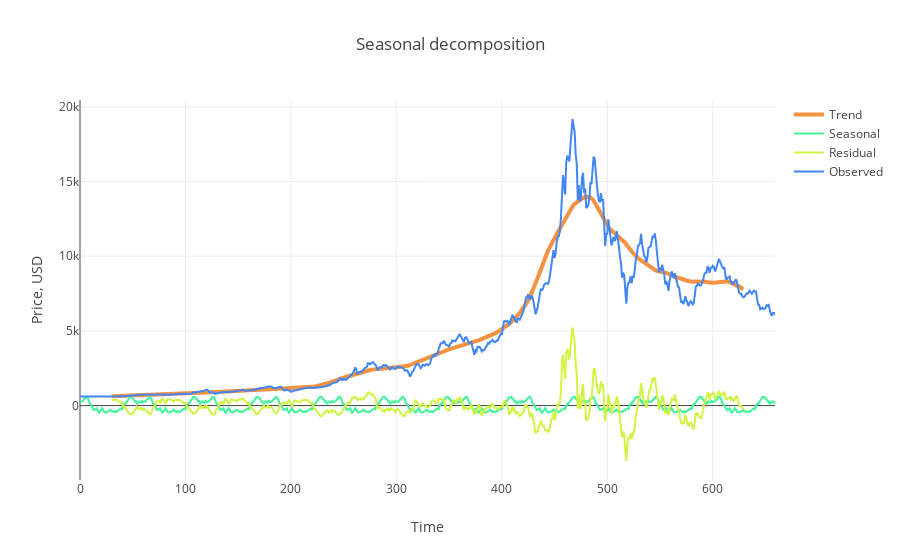

The code cell stored with this chart in its notebook:
### Code cell
trace1 = go.Scatter(x = np.arange(0, len(s.trend), 1),y = s.trend,mode = 'lines',name = 'Trend',
    line = dict(color = ('rgb(244, 146, 65)'), width = 4))
trace2 = go.Scatter(x = np.arange(0, len(s.seasonal), 1),y = s.seasonal,mode = 'lines',name = 'Seasonal',
    line = dict(color = ('rgb(66, 244, 155)'), width = 2))

trace3 = go.Scatter(x = np.arange(0, len(s.resid), 1),y = s.resid,mode = 'lines',name = 'Residual',
    line = dict(color = ('rgb(209, 244, 66)'), width = 2))

trace4 = go.Scatter(x = np.arange(0, len(s.observed), 1),y = s.observed,mode = 'lines',name = 'Observed',
    line = dict(color = ('rgb(66, 134, 244)'), width = 2))

data = [trace1, trace2, trace3, trace4]
layout = dict(title = 'Seasonal decomposition', xaxis = dict(title = 'Time'), yaxis = dict(title = 'Price, USD'))
fig = dict(data=data, layout=layout)
py.iplot(fig, filename='seasonal_decomposition')

### Figure 1 — Plotly figure (JSON) as saved in the notebook; plotly's stock layout.template omitted (floating-point values rounded to 4 significant figures; data arrays with more than 128 entries replaced by an {"elided": "..."} marker saying what was removed)
{"data": [{"line": {"color": "rgb(244, 146, 65)", "width": 4}, "mode": "lines", "name": "Trend", "type": "scatter", "uid": "26e3e466-e819-11e8-a710-acbc3299c38d", "x": {"elided": "660 int values"}, "y": {"elided": "660 float values"}}, {"line": {"color": "rgb(66, 244, 155)", "width": 2}, "mode": "lines", "name": "Seasonal", "type": "scatter", "uid": "26e620c8-e819-11e8-b59b-acbc3299c38d", "x": {"elided": "660 int values"}, "y": {"elided": "660 float values"}}, {"line": {"color": "rgb(209, 244, 66)", "width": 2}, "mode": "lines", "name": "Residual", "type": "scatter", "uid": "26e622a8-e819-11e8-98b3-acbc3299c38d", "x": {"elided": "660 int values"}, "y": {"elided": "660 float values"}}, {"line": {"color": "rgb(66, 134, 244)", "width": 2}, "mode": "lines", "name": "Observed", "type": "scatter", "uid": "26e623b6-e819-11e8-b7e5-acbc3299c38d", "x": {"elided": "660 int values"}, "y": {"elided": "660 float values"}}], "layout": {"title": "Seasonal decomposition", "xaxis": {"title": "Time"}, "yaxis": {"title": "Price, USD"}}}
